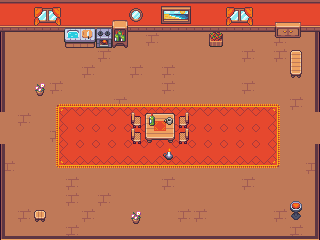

Tiled map render using the project's own tile images. Description and the whole map definition, tile-layer contents included, below:
An orthogonal 20x15 tile map with 16x16 px tiles, 4 tile layers (Desen Katmanı 1, Desen Katmanı 2, Desen Katmanı 3, Desen Katmanı 4).

<map version="1.10" tiledversion="1.12.1" orientation="orthogonal" renderorder="right-down" width="20" height="15" tilewidth="16" tileheight="16" infinite="0" nextlayerid="5" nextobjectid="1">
 <tileset firstgid="1" source="interior_tiles.tsx" />
 <layer id="1" name="Desen Katmanı 1" width="20" height="15">
  <data encoding="csv">
4,4,4,4,4,4,4,4,4,4,4,4,4,4,4,4,4,4,4,4,
52,52,52,52,52,52,52,52,52,52,52,52,52,52,52,52,52,52,52,52,
289,289,289,289,289,289,289,289,289,290,289,289,289,290,289,289,289,290,289,289,
289,289,289,289,289,289,290,289,289,289,289,289,289,289,289,290,289,290,289,289,
289,289,289,289,289,290,289,289,290,289,290,289,289,289,289,289,289,289,289,289,
289,289,289,290,289,289,289,289,289,289,290,289,289,289,289,290,289,289,289,289,
289,289,289,289,289,289,289,290,289,289,289,289,289,289,289,289,289,289,290,289,
289,290,289,289,289,289,289,289,289,289,289,289,290,289,289,289,289,289,289,289,
289,289,289,290,289,289,289,289,289,290,289,289,289,289,289,289,289,289,289,289,
289,289,289,289,289,290,289,289,289,289,289,290,289,290,289,289,290,289,289,289,
290,289,289,289,289,289,289,289,289,289,289,289,289,289,289,289,289,289,289,290,
289,289,289,289,290,289,289,289,289,289,290,289,289,289,289,290,289,289,289,289,
289,289,289,289,290,289,290,289,289,289,289,289,289,289,289,289,289,289,289,289,
289,290,289,289,289,290,289,289,289,289,289,290,290,289,289,289,289,290,289,289,
289,289,289,289,290,289,289,289,289,289,289,289,289,289,289,289,289,289,290,289
</data>
 </layer>
 <layer id="2" name="Desen Katmanı 2" width="20" height="15">
  <data encoding="csv">
0,0,15,16,0,0,0,0,10,4,4,4,4,0,15,16,0,0,0,0,
0,0,63,64,0,0,0,0,58,52,52,52,52,0,63,64,0,0,0,0,
629,0,0,0,0,0,0,0,0,0,0,0,0,0,0,0,0,0,0,625,
629,0,0,0,0,0,0,0,0,0,0,0,0,0,0,0,0,0,0,625,
629,0,0,0,0,0,0,0,0,0,0,0,0,0,0,0,0,0,0,625,
629,0,451,0,0,0,0,0,0,0,0,0,0,0,0,0,0,0,0,625,
629,0,0,17,18,18,18,18,18,18,18,18,18,18,18,18,18,19,0,625,
0,0,0,65,66,66,66,66,66,66,66,66,66,66,66,66,66,67,0,0,
0,0,0,65,66,66,66,66,66,66,66,66,66,66,66,66,66,67,0,0,
629,0,0,65,66,66,66,66,66,66,66,66,66,66,66,66,66,67,0,625,
629,0,0,113,114,114,114,114,114,114,114,114,114,114,114,114,114,115,0,625,
629,0,0,0,0,0,0,0,0,0,0,0,0,0,0,0,0,0,0,625,
629,0,0,0,0,0,0,0,0,0,0,0,0,0,0,0,0,0,0,625,
629,0,345,0,0,0,0,0,451,0,0,0,0,0,0,0,0,0,0,625,
580,531,531,531,531,531,531,531,531,531,531,531,531,531,531,531,531,531,531,578
</data>
 </layer>
 <layer id="3" name="Desen Katmanı 3" width="20" height="15">
  <data encoding="csv">
0,0,109,110,0,0,0,0,0,0,587,588,0,0,109,110,0,0,0,0,
0,0,157,158,691,692,694,693,0,0,635,636,0,0,157,158,0,457,458,0,
0,0,0,0,739,740,742,741,0,0,0,0,0,0,0,0,0,505,506,0,
0,0,0,0,0,0,0,0,0,0,0,0,0,0,0,0,0,0,249,0,
0,0,0,0,0,0,0,0,0,0,0,0,0,0,0,0,0,0,297,0,
0,0,0,0,0,0,0,0,0,0,0,0,0,0,0,0,0,0,0,0,
0,0,0,0,0,0,0,0,0,0,0,0,0,0,0,0,0,0,0,0,
0,0,0,0,0,0,0,0,304,203,204,400,0,0,0,0,0,0,0,0,
0,0,0,0,0,0,0,0,304,251,252,400,0,0,0,0,0,0,0,0,
0,0,0,0,0,0,0,0,0,0,533,0,0,0,0,0,0,0,0,0,
0,0,0,0,0,0,0,0,0,0,0,0,0,0,0,0,0,0,0,0,
0,0,0,0,0,0,0,0,0,0,0,0,0,0,0,0,0,0,0,0,
0,0,0,0,0,0,0,0,0,0,0,0,0,0,0,0,0,0,535,0,
0,0,0,0,0,0,0,0,0,0,0,0,0,0,0,0,0,0,583,0,
0,0,0,0,0,0,0,0,0,0,0,0,0,0,0,0,0,0,0,0
</data>
 </layer>
 <layer id="4" name="Desen Katmanı 4" width="20" height="15">
  <data encoding="csv">
0,0,0,0,0,0,0,0,0,0,0,0,0,0,0,0,0,0,0,0,
0,0,0,0,0,0,0,0,0,0,0,0,0,0,0,0,0,0,0,0,
0,0,0,0,0,0,0,0,0,0,0,0,0,164,0,0,0,0,0,0,
0,0,0,0,0,0,0,0,0,0,0,0,0,0,0,0,0,0,0,0,
0,0,0,0,0,0,0,0,0,0,0,0,0,0,0,0,0,0,0,0,
0,0,0,0,0,0,0,0,0,0,0,0,0,0,0,0,0,0,0,0,
0,0,0,0,0,0,0,0,0,0,0,0,0,0,0,0,0,0,0,0,
0,0,0,0,0,0,0,0,0,165,264,0,0,0,0,0,0,0,0,0,
0,0,0,0,0,0,0,0,0,0,0,0,0,0,0,0,0,0,0,0,
0,0,0,0,0,0,0,0,0,0,0,0,0,0,0,0,0,0,0,0,
0,0,0,0,0,0,0,0,0,0,0,0,0,0,0,0,0,0,0,0,
0,0,0,0,0,0,0,0,0,0,0,0,0,0,0,0,0,0,0,0,
0,0,0,0,0,0,0,0,0,0,0,0,0,0,0,0,0,0,0,0,
0,0,0,0,0,0,0,0,0,0,0,0,0,0,0,0,0,0,0,0,
0,0,0,0,0,0,0,0,0,0,0,0,0,0,0,0,0,0,0,0
</data>
 </layer>
</map>
